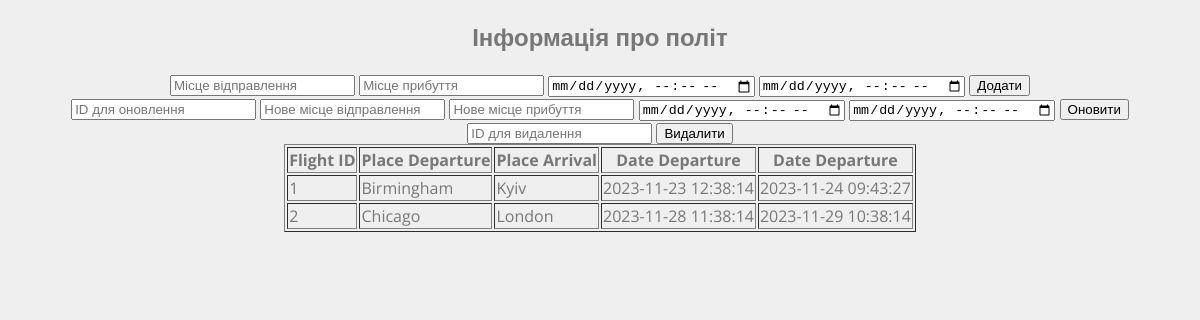
/flight.php, run on the app's committed database.
### tables this page shows
CREATE TABLE `flight` (
  `id` bigint(20) UNSIGNED NOT NULL,
  `place_departure` varchar(200) NOT NULL,
  `place_arrival` varchar(200) NOT NULL,
  `date_departure` datetime NOT NULL,
  `date_arrival` datetime NOT NULL
);

### flight.php (the view, shortened to what this page needs)
<!DOCTYPE html>
<html>
<head>
	<link href="css/style.css" media="screen" rel="stylesheet">
</head>
<body>
    <center>
        <h2>Інформація про політ</h2>
        <form method="POST">
            <input type="text" name="place_departure" placeholder="Місце відправлення" required>
            <input type="text" name="place_arrival" placeholder="Місце прибуття" required>
            <input type="datetime-local" name="date_departure" required>
            <input type="datetime-local" name="date_arrival" required>
            <input type="submit" name="insert" value="Додати">
        </form>
        <form method="POST">
            <input type="number" name="id" placeholder="ID для оновлення" required>
            <input type="text" name="place_departure" placeholder="Нове місце відправлення" required>
            <input type="text" name="place_arrival" placeholder="Нове місце прибуття" required>
            <input type="datetime-local" name="date_departure" required>
            <input type="datetime-local" name="date_arrival" required>
            <input type="submit" name="update" value="Оновити">
        </form>
        <form method="POST">
            <input type="number" name="id" placeholder="ID для видалення" required>
            <input type="submit" name="delete" value="Видалити">
        </form>
        <?php
        require_once 'connection.php';
        try {
            $dsn = "mysql:host=$db_hostname;dbname=$db_database;charset=utf8mb4";
            $pdo = new PDO($dsn, $db_username, $db_password);
            $pdo->setAttribute(PDO::ATTR_ERRMODE, PDO::ERRMODE_EXCEPTION);
            $query = "SELECT * FROM flight";
            $statement = $pdo->query($query);
            echo "<table border='1'>";
            echo "<tr><th>Flight ID</th><th>Place Departure</th><th>Place Arrival</th><th>Date Departure</th><th>Date Departure</th></tr>";
            while ($row = $statement->fetch(PDO::FETCH_ASSOC)) {
                echo "<tr>";
                echo "<td>".$row["id"]."</td><td>".$row["place_departure"]."</td><td>".$row["place_arrival"]."</td><td>".$row["date_departure"]."</td><td>".$row["date_arrival"]."</td>";
                echo "</tr>";
            }
            echo "</table>";
        } catch (PDOException $e) {
            die("Помилка: " . $e->getMessage());
        }
        ?>
    </center>
</body>
</html>

### css/style.css (style rules this page uses)
body { background: #efefef; font-family: 'Open Sans', sans-serif; color: #777; }

### data on the page
flight: id "1", place_departure "Birmingham", place_arrival "Kyiv", date_departure "2023-11-23 12:38:14", date_arrival "2023-11-24 09:43:27"
flight: id "2", place_departure "Chicago", place_arrival "London", date_departure "2023-11-28 11:38:14", date_arrival "2023-11-29 10:38:14"
